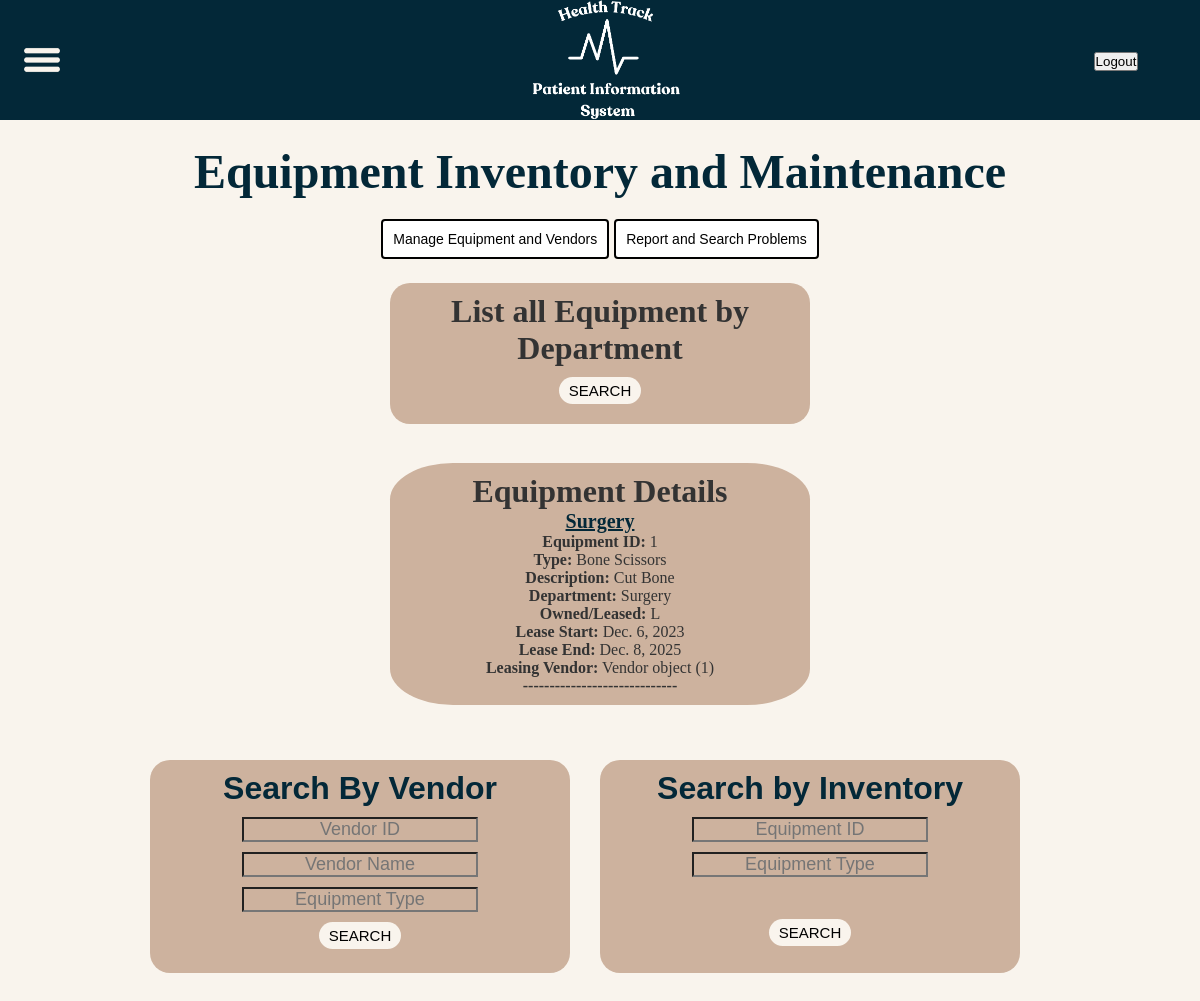
Page /equipment/department/ on the earlier database version.
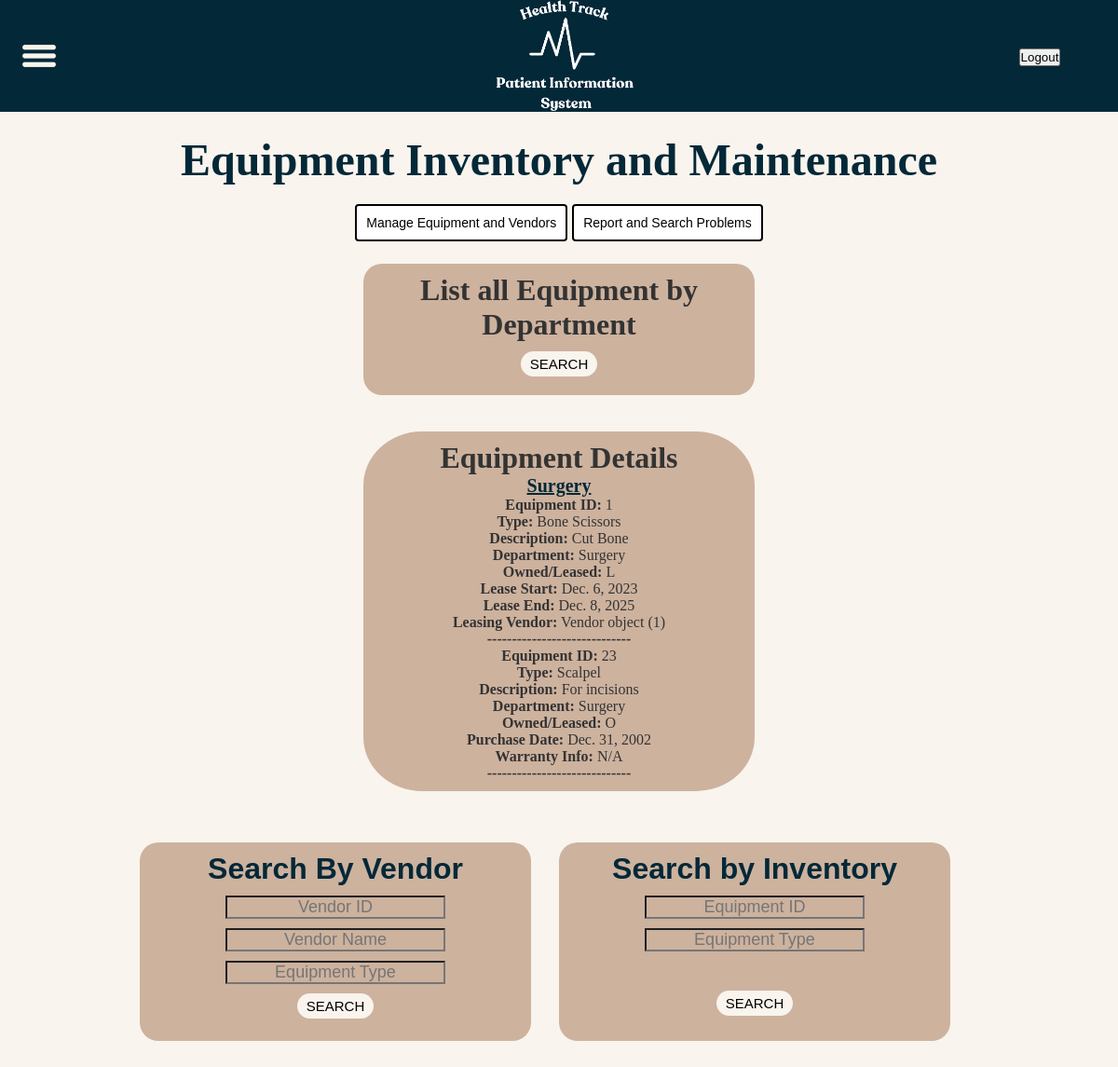
Same page on the later database version.
### equipment/models.py (models this page shows, shortened)
class Equipment(models.Model):
    equipmentid = models.IntegerField(db_column='EquipmentID', primary_key=True)  # Field name made lowercase.
    type = models.CharField(db_column='Type', max_length=45)  # Field name made lowercase.
    lease_terms = models.CharField(
        db_column='Lease Terms',
        max_length=45,
        blank=True,
        null=True
    )  # Field name made lowercase. Field renamed to remove unsuitable characters.
    description = models.CharField(
        db_column='Description',
        max_length=120,
        blank=True,
        null=True
    )  # Field name made lowercase.
    departmentleased = models.CharField(
        db_column='DepartmentLeased',
        max_length=45,
        blank=True,
        null=True
    )  # Field name made lowercase.
    owned_lease = models.CharField(
        db_column='Owned/Lease',
        max_length=1
    )  # Field name made lowercase. Field renamed to remove unsuitable characters.
    purchasedate = models.DateField(db_column='PurchaseDate', blank=True, null=True)  # Field name made lowercase.
    warenty_info = models.CharField(
        db_column='Warenty Info',
        max_length=120,
        blank=True,
        null=True
    )  # Field name made lowercase. Field renamed to remove unsuitable characters.
    lease_start = models.DateField(db_column='LeaseStart', blank=True, null=True)  # New field for lease start date.
    lease_end = models.DateField(db_column='LeaseEnd', blank=True, null=True)  # New field for lease end date.
    vendor = models.ForeignKey(Vendor, on_delete=models.SET_NULL, null=True, blank=True, db_column='VendorID')
    class Meta:
        db_table = 'equipment_two'

class Vendor(models.Model):
    vendorid = models.IntegerField(db_column='VendorID', primary_key=True)
    name = models.CharField(max_length=100, unique=True)
    address = models.TextField()
    equipment_types = models.CharField(max_length=200, help_text="Comma-separated list of equipment types")
    preferred = models.BooleanField(default=False)
    class Meta:
        db_table = 'vendor'

### equipment/views.py (the view)
# urls.py: path('equipment/department/', DepartmentView.as_view(),name='department_search'),
class DepartmentView(View):
    def get(self, request):
        department_query = request.GET.get('departmentleased', '')
        if department_query:
            equipment_list = Equipment.objects.filter(departmentleased__icontains=department_query)
        else:
            equipment_list = Equipment.objects.all()
        grouped_equipment = {}
        for item in equipment_list:
            department = item.departmentleased
            if department not in grouped_equipment:
                grouped_equipment[department] = []
            grouped_equipment[department].append(item)
        context = {
            'grouped_equipment': grouped_equipment,
            'department_query': department_query,
        }
        return render(request, 'equipment.html', context)

### equipment/templates/equipment.html (shortened to what this page needs)
{% extends "baseTemplate.html" %}
{% load static %}
{% block page_css %}
    <link rel="stylesheet" href="{% static 'css/equipment.css' %}">
{% endblock %}
{% block content %}
<h1 class="equipment-title">Equipment Inventory and Maintenance</h1>
<div class="redirect-container">
    <a href="{% url 'manage_page' %}">
        <button class="redirect-button">Manage Equipment and Vendors</button>
    </a>
    <a href="{% url 'problems_page' %}">
        <button class="redirect-button">Report and Search Problems</button>
    </a>
</div>
<div class="type-parent">
    <h1>List all Equipment by Department</h1>
    <form method="GET" action="{% url 'department_search' %}">
        <button class="type-button">SEARCH</button>
    </form>
</div>
<div class="department-search-container">
    {% if grouped_equipment %}
        <div class="department-background">
            <h2 style="font-size: 32px;"></h2style>Equipment Details</h2>
            {% for department, items in grouped_equipment.items %}
                <h3><div class="department-label">{{ department }}</class></h3>
                <ul>
                    {% for item in items %}
                        <li>
                            <p><strong>Equipment ID:</strong> {{ item.equipmentid }}</p>
                            <p><strong>Type:</strong> {{ item.type }}</p>
                            <p><strong>Description:</strong> {{ item.description }}</p>
                            <p><strong>Department:</strong> {{ item.departmentleased }}</p>
                            <p><strong>Owned/Leased:</strong> {{ item.owned_lease }}</p>
                            {% if item.purchasedate %}
                                <p><strong>Purchase Date:</strong> {{ item.purchasedate }}</p>
                            {% endif %}
                            {% if item.warenty_info %}
                                <p><strong>Warranty Info:</strong> {{ item.warenty_info }}</p>
                            {% endif %}
                            {% if item.lease_start %}
                                <p><strong>Lease Start:</strong> {{ item.lease_start }}</p>
                                <p><strong>Lease End:</strong> {{ item.lease_end }}</p>
                                <p><strong>Leasing Vendor:</strong> {{ item.vendor }}</p>
                            {% endif %}
                            <p><strong>-----------------------------</strong></p>
                        </li>
                    {% endfor %}
                </ul>
            {% endfor %}
        </div>
    {% else %}
        {% if search_query %}
            <p><b>No equipment found.</b></p>
        {% endif %}
    {% endif %}
</div>
<div class="search-parent">
    <div class="vendor-background">
        <div class="vendor-title">Search By Vendor</div>
        <div class="vendor-input">
            <form method="GET" action="{% url 'vendor_search' %}">
                <input class="vendor-id" type="text" name="vendorid" placeholder="Vendor ID" value="{{ query_vendorid }}">
                <input class="vendor-name" type="text" name="name" placeholder="Vendor Name" value="{{ query_name }}">
                <input class="vendor-name" type="text" name="equipment_type" placeholder="Equipment Type" value="{{ query_equipment_type }}">
                <button class="vendor-button">SEARCH</button>
            </form>
        </div>
    </div>
    <div class="inventory-background">
        <div class="inventory-title">Search by Inventory</div>
        <div class="inventory-interact">
            <form method="GET" action="{% url 'equipment' %}">
                <input class="inventory-id" type="text" name="equipmentid" placeholder="Equipment ID" value="{{ query_id }}">
                <input class="inventory-id" type="text" name="type" placeholder="Equipment Type" value="{{ query_type }}">
                <button class="inventory-button">SEARCH</button>
            </form>
        </div>
    </div>
</div>
<div class="search-parent">
</div>
{% endblock %}

Differences in the rows shown:
added Equipment: equipmentid "23", type "Scalpel", description "For incisions", departmentleased "Surgery", owned_lease "O", purchasedate "Dec. 31, 2002", warenty_info "N/A"
